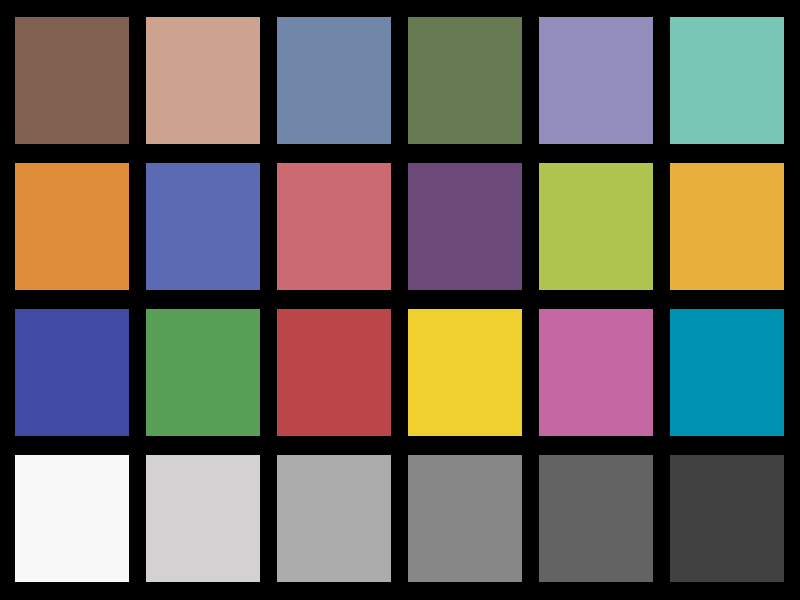
%> input picture data/processor/Gretag.BMP, 800 x 600 px
$ octave mccGBRGSensorData.m   (GNU Octave 9; MATLAB toolbox functions it lacks are replaced by stand-ins)
%> lines starting %> are read from the running program, lines starting %| are printed output that depends on the picture
### isetRootPath.m
function rootPath = isetRootPath()
% Return the path to the root iset directory
%
% This function must reside in the directory at the base of the ISET
% directory structure.  It is used to determine the location of various
% sub-directories.
%
% Example:
%   fullfile(isetRootPath,'data')

rootPath = which('isetRootPath');

rootPath = fileparts(rootPath);

end

### data/sensor/mccGBRGSensorData.m
%% Convert Gretag.bmp to a plausible gbrg sensor data file
%
% The image created is in a one channel TIF file and the entries represent
% the voltages at each color pixel (GBRG format).
%
% This image is useful for reading into the sensor image window and
% demonstrating ISET features.  The data in this image are not precisely
% the same as the data we use for accurate MCC renderings.  So the related
% script has some error in the attempted correct.  I think that's OK (or
% even useful).
%
% See also:  s_RAWMCC2Sensor
%
% Copyright ImagEval Consultants, LLC, 2010.

%% Read the BMP file

fName = 'Gretag.bmp';
mosaic = imread(fName); % We are treating these as sensor volts
%> mosaic is the input picture: size 600x800x3 uint8; mean R, G, B 107.2, 100.9, 93.4
mosaic = double(mosaic) / 255; % imwrite needs [0,1]
%> mosaic: size 600x800x3 double

%% Convert to the gb/rg format

% Initialize
r = size(mosaic, 1);
%> r = 600
c = size(mosaic, 2);
%> c = 800
sensorMosaic = zeros(r, c);

% Two green samples
sensorMosaic(1:2:end, 1:2:end) = mosaic(1:2:end, 1:2:end, 2);
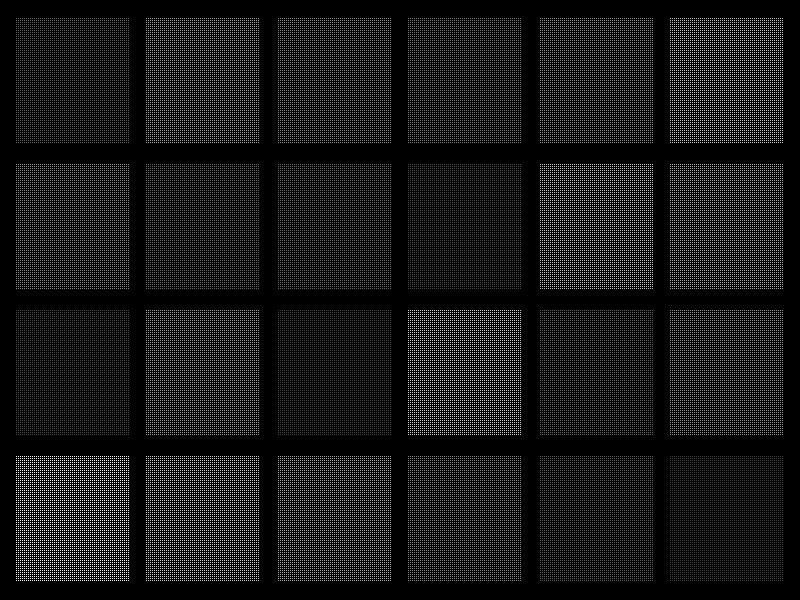
%> sensorMosaic: size 600x800 double; min 0, max 0.973, mean 0.0981
sensorMosaic(2:2:end, 2:2:end) = mosaic(2:2:end, 2:2:end, 2);

% Blue sample
sensorMosaic(1:2:end, 2:2:end) = mosaic(1:2:end, 2:2:end, 3);

% Red sample
sensorMosaic(2:2:end, 1:2:end) = mosaic(2:2:end, 1:2:end, 1);
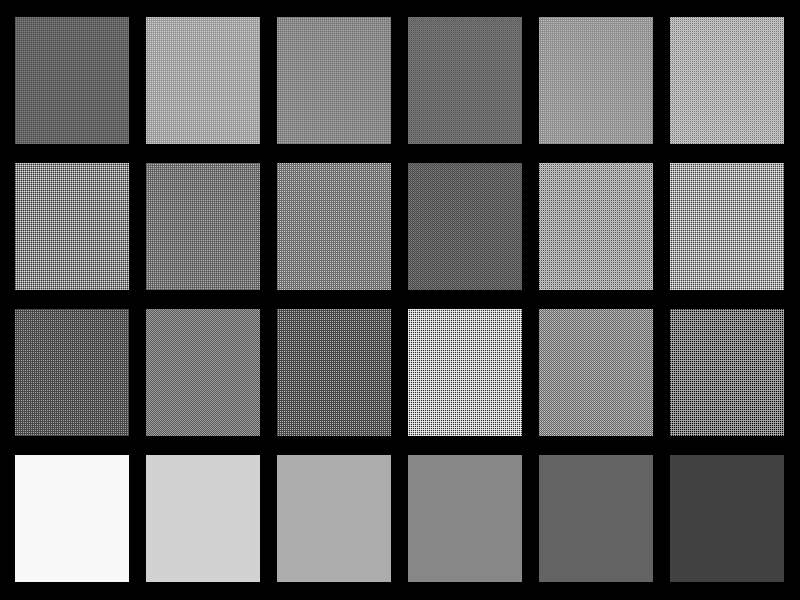
%> sensorMosaic: size 600x800 double; min 0, max 0.976, mean 0.395

% A monochrome image, sampled for GBRG format
% imtool(sensorMosaic)

%% Write the data as a single image plane

fname = fullfile(isetRootPath, 'data', 'sensor', 'gbrgMCCSensor.tif');
imwrite(sensorMosaic, fname, 'tif');

%%
